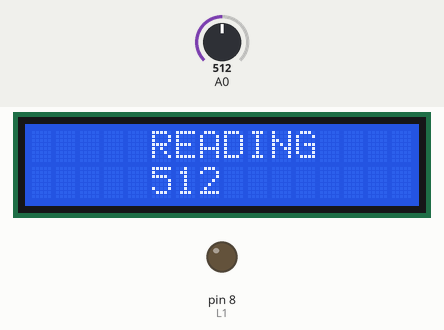
Simulated run of this sketch. Board: Arduino Uno, built with avr-gcc and run on an emulated ATmega328P. Parts: 16×2 character LCD, output pins drawn as LEDs (lit = HIGH). The test bench sets the inputs (shaded band); at power-on: A0 = 512. What the sketch prints to the serial monitor is not drawn.

Above: at 1.2 s.
1.3 s: A0 set to 987
At 2.0 s:
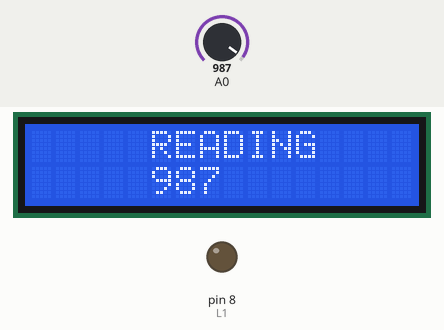
2.9 s: A0 set to 1013
At 3.7 s:
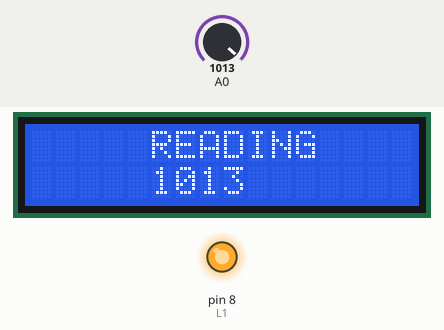
5.9 s: A0 set to 0
At 7.3 s:
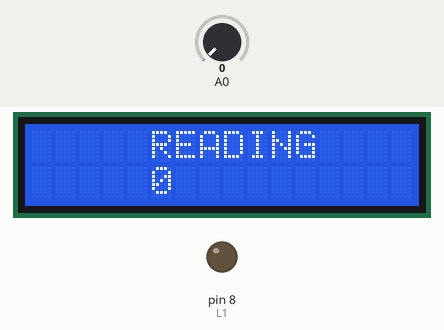
Timing chart, 0 to 8.9 s (numbered marks = the images above; inputs shaded):
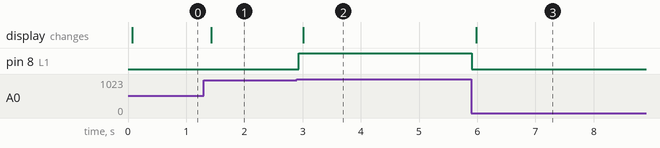

Measured:
- the behaviour switches between 999 and 1000 on A0 (found by bisection; images 1 and 2)
- after the input at 1.3 s, the display: changes after 0.13 s (image 1)
- after the input at 2.9 s, pin 8 (L1): LOW → HIGH at once; the display: changes after 0.11 s (image 2)
- after the input at 5.9 s, pin 8 (L1): HIGH → LOW at once; the display: changes after 0.08 s (image 3)

The sketch:

sketch_sep14b.ino
```cpp
int M=0;
int L1=8;
#include <LiquidCrystal_I2C.h>
LiquidCrystal_I2C lcd(0x27, 16, 2);
void setup() {
  // put your setup code here, to run once:
Serial.begin(9600);
pinMode(L1,OUTPUT);


}

void loop() {
  // put your main code here, to run repeatedly:
M=analogRead(A0);
Serial.println(M);
if(M>=1000){
  digitalWrite(L1,HIGH);
  }else{digitalWrite(L1,LOW);}
lcd.init(); // or some librarys are lcd.init();
lcd.backlight();
lcd.setCursor(5,0);
lcd.print("READING");
lcd.setCursor(5,1);
lcd.print(M);

}
```
